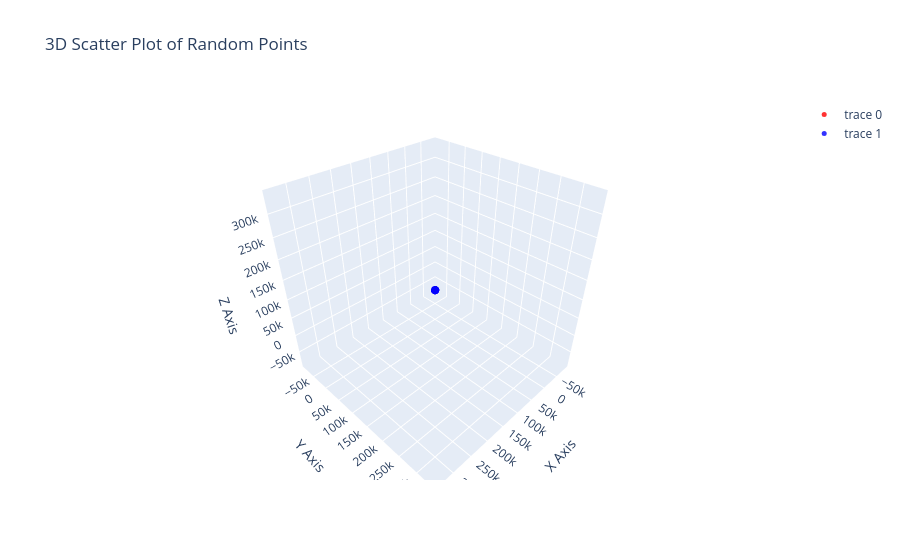

Notebook code for this chart:
### Code cell
# # Create a 3D scatter plot
# fig = go.Figure(data=[go.Scatter3d(
#     x=rx_ecef_km[0],
#     y=rx_ecef_km[1],
#     z=rx_ecef_km[2],
#     mode='markers',  # Display points as markers
#     marker=dict(
#         size=5,
#         color='red',  # Color points based on their z-value
#         colorscale='Viridis',  # Choose a colorscale
#         opacity=0.8
#     )
# ),
# go.Scatter3d(
#     x=moon_ecef_km[0],
#     y=moon_ecef_km[1],
#     z=moon_ecef_km[2],
#     mode='markers',  # Display points as markers
#     marker=dict(
#         size=5,
#         color='blue',  # Color points based on their z-value
#         colorscale='Viridis',  # Choose a colorscale
#         opacity=0.8
#     )
# )

# ])

# # Customize layout (optional)
# fig.update_layout(
#     title='3D Scatter Plot of Random Points',
#     scene=dict(
#         xaxis_title='X Axis',
#         yaxis_title='Y Axis',
#         zaxis_title='Z Axis'
#     ),
#     xaxis=dict(
#         range=[-5e5, 5e5],
#         # Other x-axis properties can be set here as well
#     ),
#     yaxis=dict(
#         range=[-5e5, 5e5],
#         # Other x-axis properties can be set here as well
#     )
# )

# # Display the plot
# fig.show()

### Figure 1 — Plotly figure (JSON) as saved in the notebook; plotly's stock layout.template omitted (floating-point values rounded to 4 significant figures)
{"data": [{"marker": {"color": "red", "colorscale": [[0, "#440154"], [0.1111, "#482878"], [0.2222, "#3e4989"], [0.3333, "#31688e"], [0.4444, "#26828e"], [0.5556, "#1f9e89"], [0.6667, "#35b779"], [0.7778, "#6ece58"], [0.8889, "#b5de2b"], [1, "#fde725"]], "opacity": 0.8, "size": 5}, "mode": "markers", "type": "scatter3d", "x": [-82000.0, 334400.0, 122300.0], "y": [-81970.0, 334400.0, 122300.0], "z": [-81950.0, 334400.0, 122300.0]}, {"marker": {"color": "blue", "colorscale": [[0, "#440154"], [0.1111, "#482878"], [0.2222, "#3e4989"], [0.3333, "#31688e"], [0.4444, "#26828e"], [0.5556, "#1f9e89"], [0.6667, "#35b779"], [0.7778, "#6ece58"], [0.8889, "#b5de2b"], [1, "#fde725"]], "opacity": 0.8, "size": 5}, "mode": "markers", "type": "scatter3d", "x": [-83670.0, 334800.0, 122400.0], "y": [-83650.0, 334900.0, 122400.0], "z": [-83620.0, 334900.0, 122400.0]}], "layout": {"scene": {"xaxis": {"title": {"text": "X Axis"}}, "yaxis": {"title": {"text": "Y Axis"}}, "zaxis": {"title": {"text": "Z Axis"}}}, "title": {"text": "3D Scatter Plot of Random Points"}, "xaxis": {"range": [-500000, 500000]}, "yaxis": {"range": [-500000, 500000]}}}
